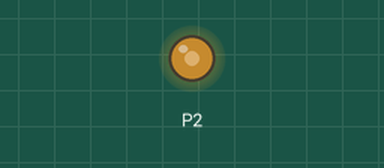
A program run on a simulated BBC micro:bit running MicroPython. On the bench: output pins drawn as LEDs (lit = HIGH). What the program prints to the serial console is not drawn.

Above: at 0.1 s.
Timing chart, 0 to 1.6 s (numbered marks = the images above):
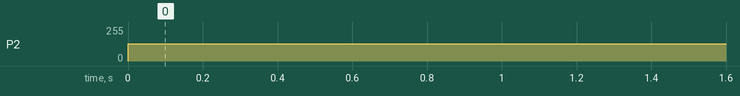

Measured:
- by itself, P2: 0/255 → 128/255 at 0.00 s

The program:

ch9_5.py
```python
from microbit import *

pot_val=pin0.read_analog()
print(pot_val)

while True:

    if pot_val <= 0:
        pin16.write_analog(pot_val)
    elif pot_val <= 400:
        pin1.write_analog(pot_val)
    elif pot_val <= 1000:
        pin2.write_analog(pot_val)
```
